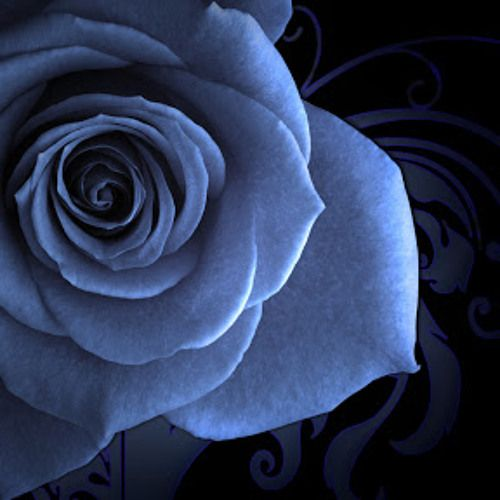
//> input picture resources_opencv/images/dark-flowers.jpg, 500 x 500 px
$ ./histogramEqualizationGrayscale   (built with g++ and OpenCV 4)
//> lines starting //> are read from the running program, lines starting //| are printed output that depends on the picture
### LearnOpenCV_course/Control/dataPath.h

#include<string>
std::string DATA_PATH = "../resources_opencv";

### LearnOpenCV_course/ColorSpaces/histogramEqualizationGrayscale.cpp
#include <iostream>
#include "dataPath.h"
#include <opencv2/opencv.hpp>

using namespace std;
using namespace cv;

int main ()
{
    string filename = DATA_PATH + "/images/dark-flowers.jpg";
    Mat img         = imread (filename, IMREAD_GRAYSCALE);
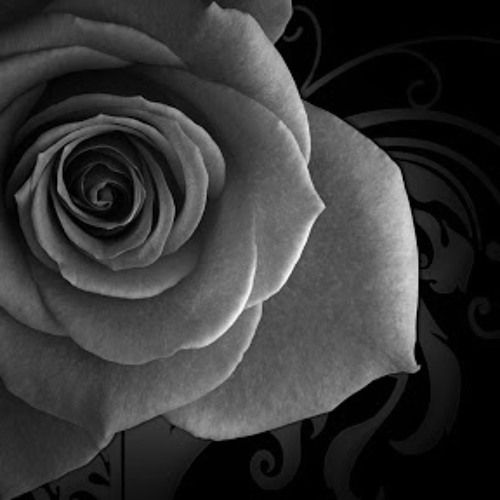
//> img: 500 rows x 500 cols, CV_8UC1; min 0, max 254, mean 54.1
    // Выровнять гистограмму
    Mat imEq;
    equalizeHist (img, imEq);
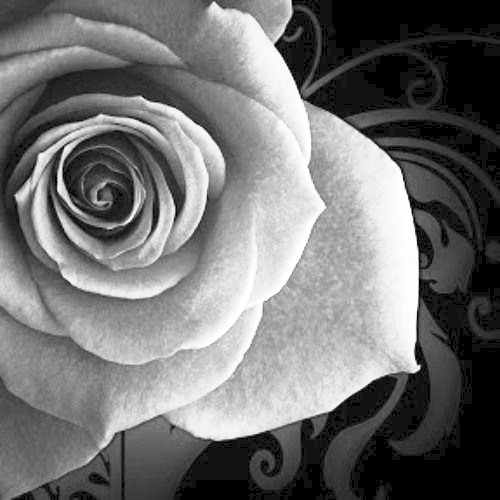
//> imEq: 500 rows x 500 cols, CV_8UC1; min 0, max 255, mean 113.5

    imshow ("Original Image", img);
    waitKey (0);
    imshow ("Histogram Equalized", imEq);
    waitKey (0);

    return 0;
}

$ run again, with resources_opencv/images/Coins4.jpg copied over resources_opencv/images/dark-flowers.jpg
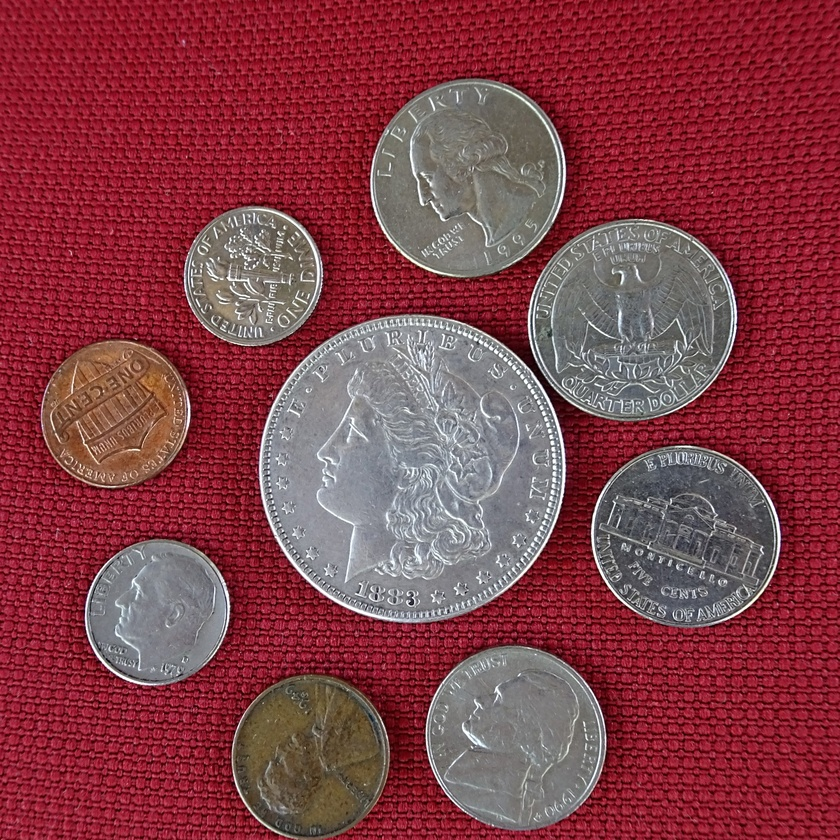
//> input picture resources_opencv/images/Coins4.jpg, 840 x 840 px, shrunk from 1920 x 1920 before the run
//> `Mat img         = imread (filename, IMREAD_GRAYSCALE);`:
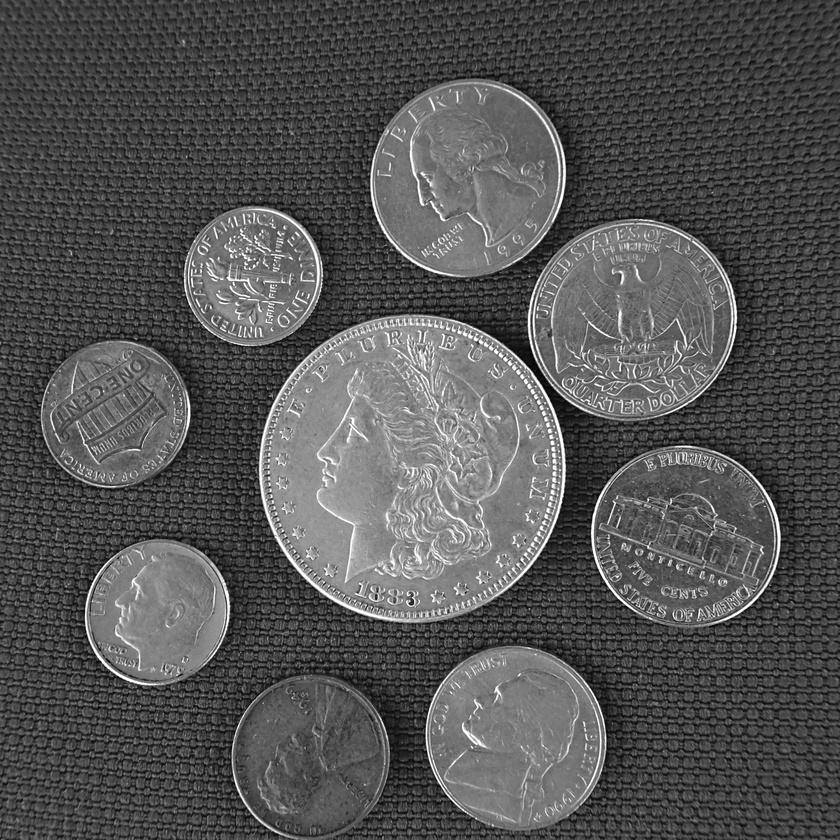
//> img: 840 rows x 840 cols, CV_8UC1; min 0, max 255, mean 84.3
//> `equalizeHist (img, imEq);`:
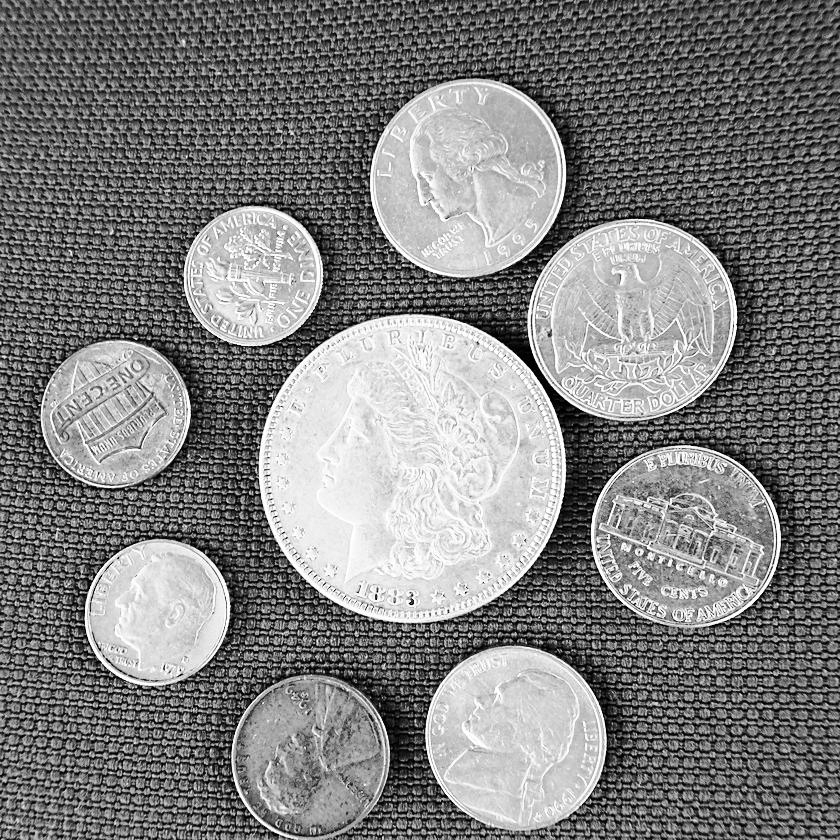
//> imEq: 840 rows x 840 cols, CV_8UC1; min 0, max 255, mean 128.4

$ run again, with resources_opencv/images/IF1.jpg copied over resources_opencv/images/dark-flowers.jpg
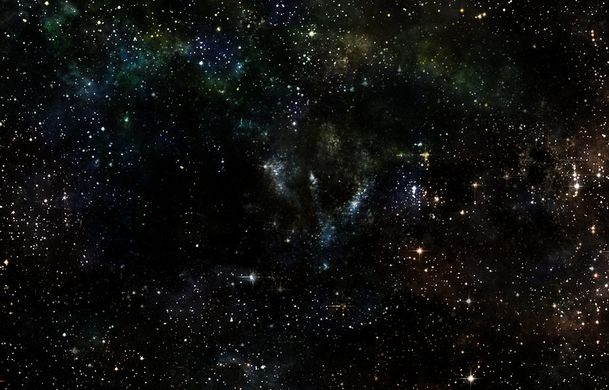
//> input picture resources_opencv/images/IF1.jpg, 609 x 390 px
//> `equalizeHist (img, imEq);`:
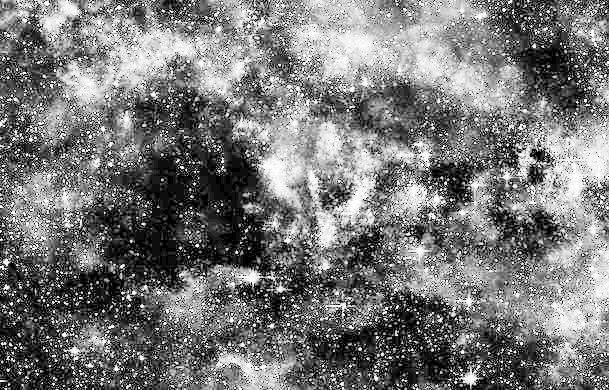
//> imEq: 390 rows x 609 cols, CV_8UC1; min 0, max 255, mean 119.2
